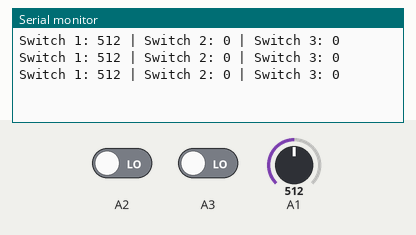
The sketch below on a simulated Arduino Uno, built for the host (arithmetic inside an expression is 32-bit, double 64-bit). Parts: the last lines printed to the serial monitor. Inputs (shaded band) come from the test bench; at power-on: A1 = 512, A2 LOW, A3 LOW.

Above: at 1.3 s.
1.4 s: A1 set to 716
At 1.9 s:
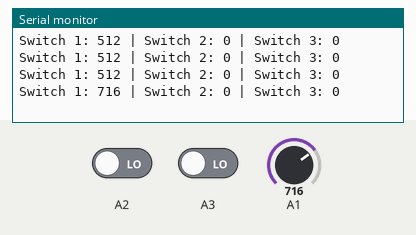
2.9 s: A2 driven HIGH
At 3.4 s:
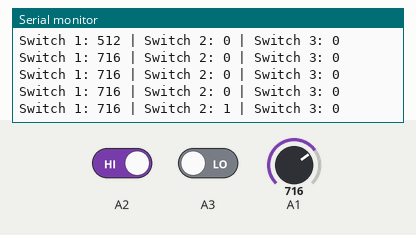
4.4 s: A3 driven HIGH
At 4.8 s:
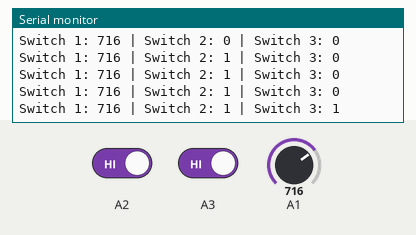
5.9 s: A1 set to 900
At 6.4 s:
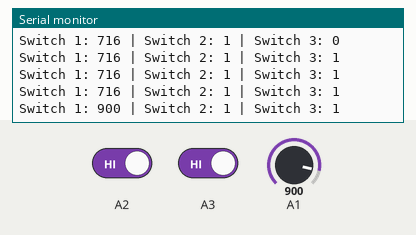
7.4 s: A2 driven LOW
At 7.9 s:
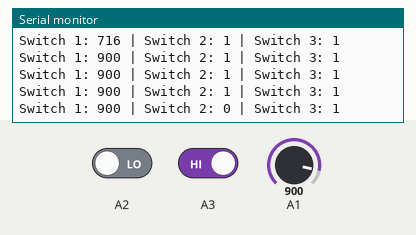
8.9 s: A3 driven LOW
At 9.4 s:
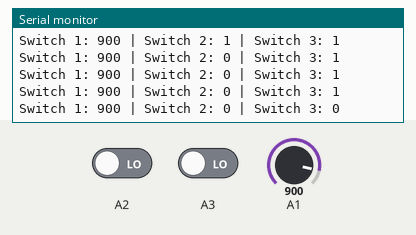
Timing chart, 0 to 11.4 s (numbered marks = the images above; inputs shaded):
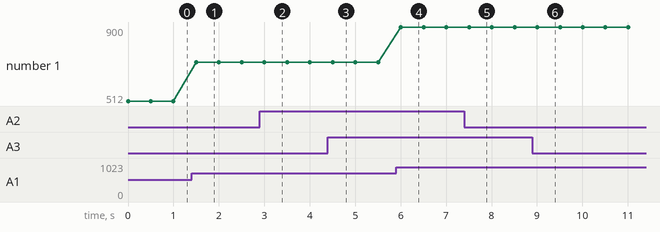

The sketch:

Analog_3_10_2025.ino
```cpp
void setup() {
  Serial.begin(115200);  // Start serial communication

  pinMode(A1, INPUT_PULLDOWN);
  pinMode(A2, INPUT_PULLDOWN);
  pinMode(A3, INPUT_PULLDOWN);
}

void loop() {
  int switch1 = analogRead(A1); // AA sensetivity controller
  int switch2 = digitalRead(A2); // DRS mode (1), non DRS (0)
  int switch3 = digitalRead(A3); // System ON (1) or System OFF (0)

  Serial.print("Switch 1: "); Serial.print(switch1);
  Serial.print(" | Switch 2: "); Serial.print(switch2);
  Serial.print(" | Switch 3: "); Serial.println(switch3);

  delay(500);  // Small delay to avoid spamming output
}
```

Measured:
- after the input at 1.4 s, the serial monitor: prints a new line after 0.10 s (image 1)
- after the input at 2.9 s, the serial monitor: prints a new line after 0.10 s (image 2)
- after the input at 4.4 s, the serial monitor: prints a new line after 0.10 s (image 3)
- after the input at 5.9 s, the serial monitor: prints a new line after 0.10 s (image 4)
- after the input at 7.4 s, the serial monitor: prints a new line after 0.11 s (image 5)
- after the input at 8.9 s, the serial monitor: prints a new line after 0.11 s (image 6)
- plotted number 1: 512 → 716 after the input at 1.4 s, 716 → 900 after the input at 5.9 s
